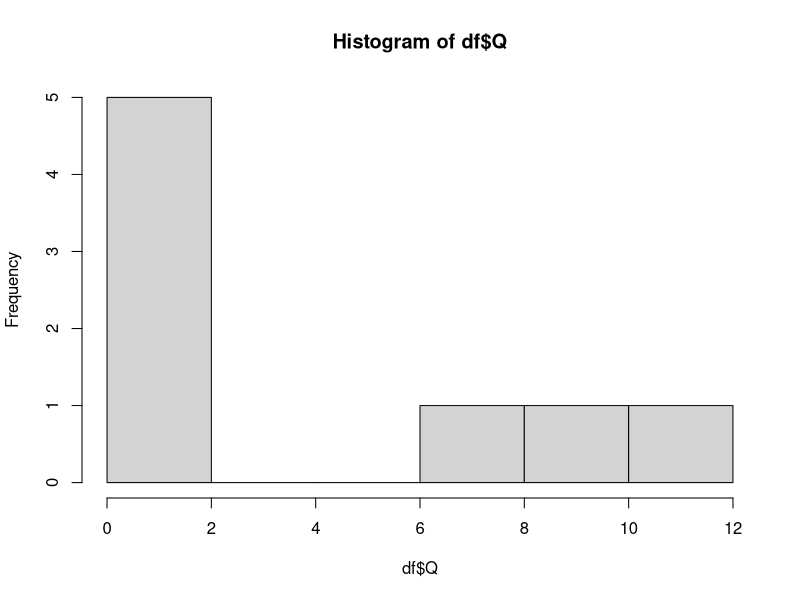
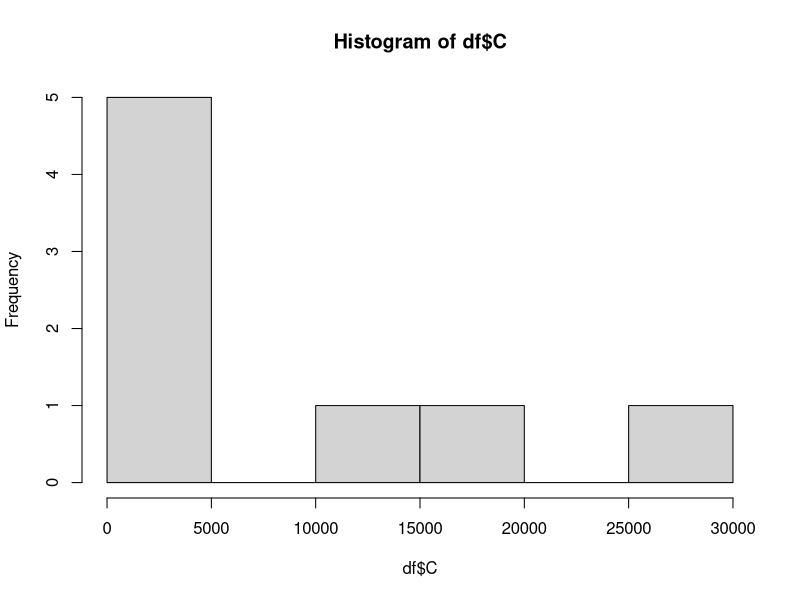
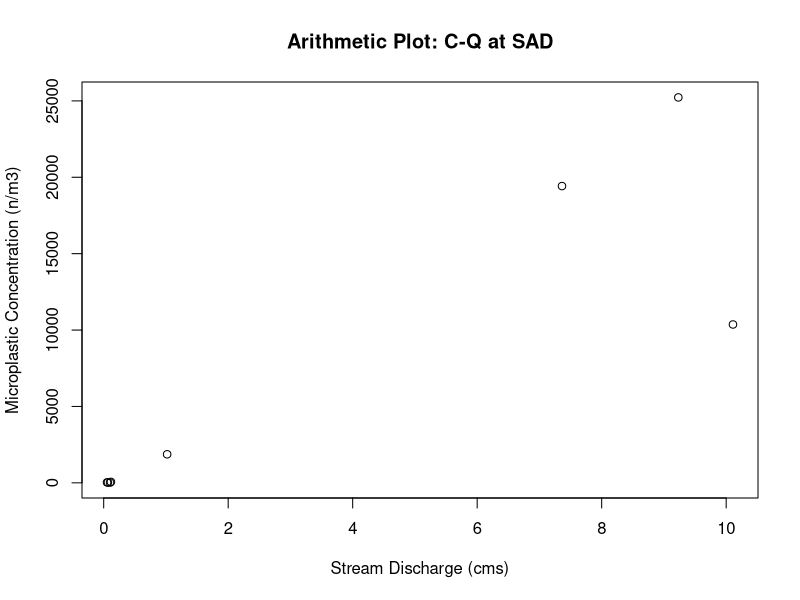
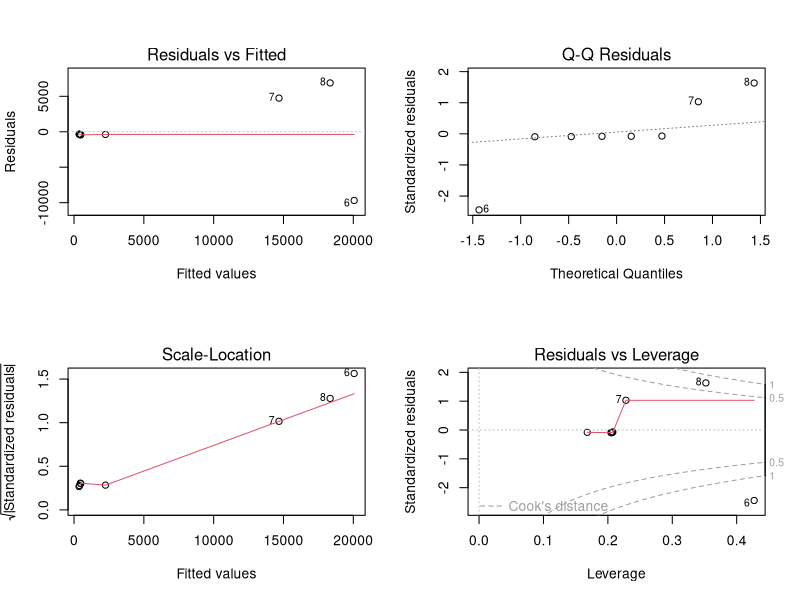
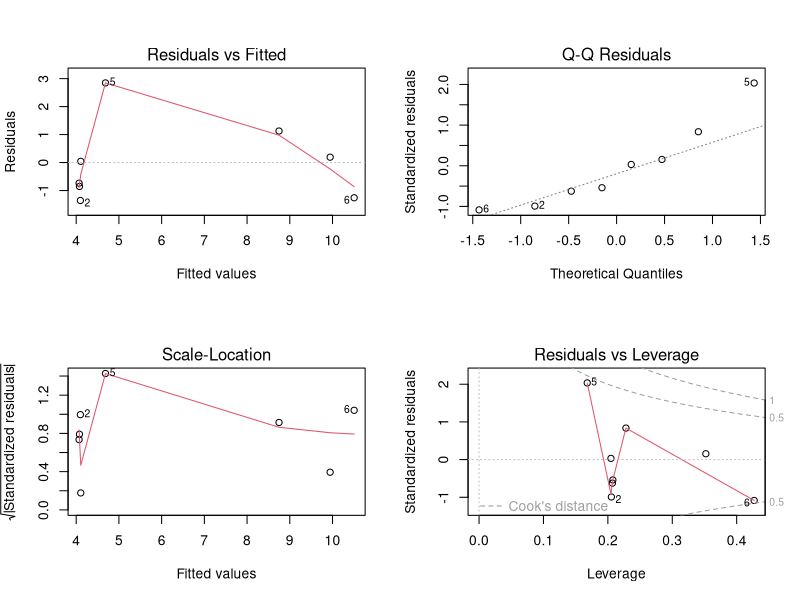
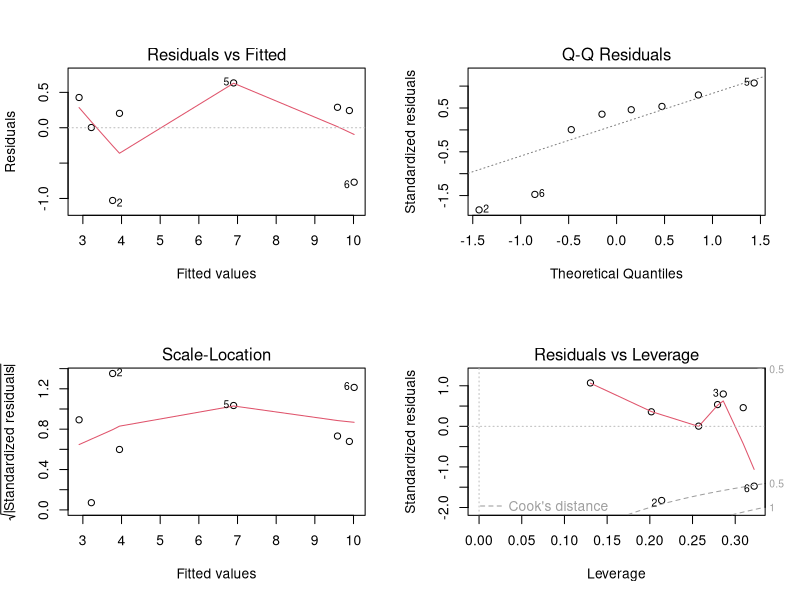
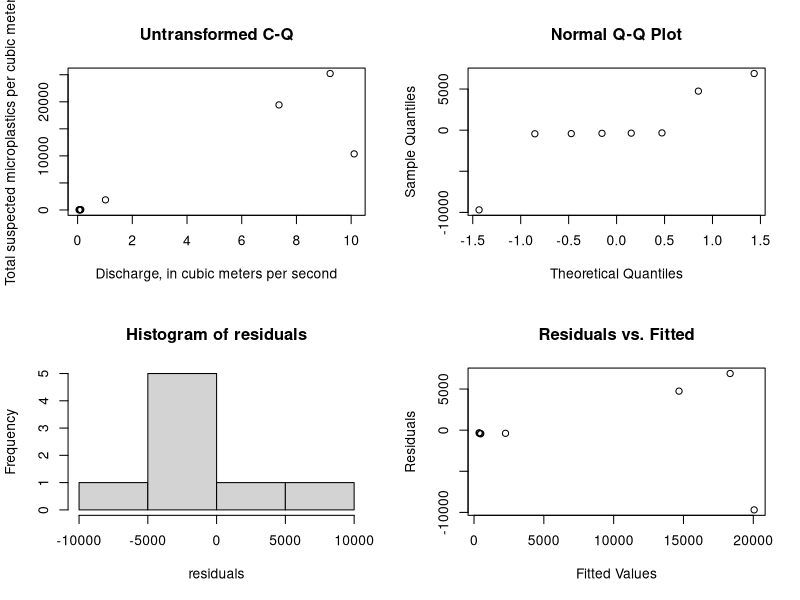
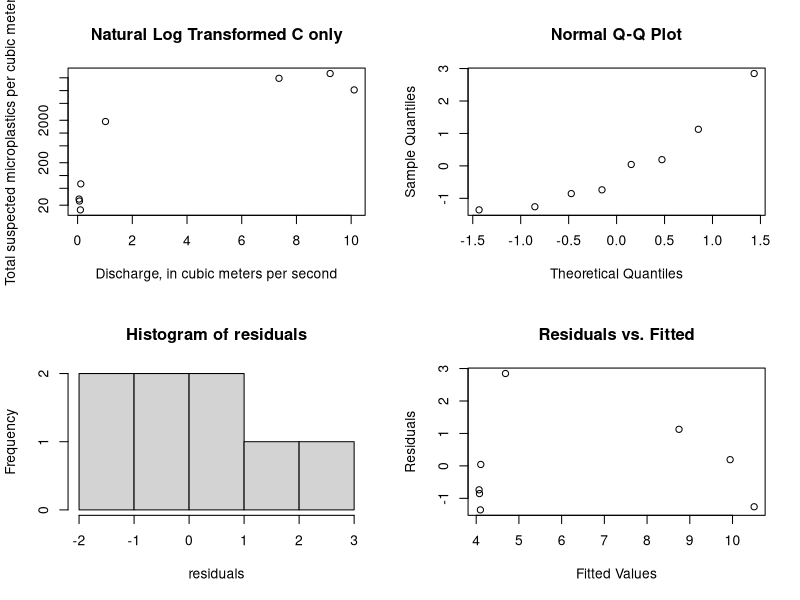

The R script that drew these images, in order:
###Clear the R environment
rm(list=ls());graphics.off();cat("\f");
library(ggplot2)
library(scales)
library(lmtest)
library(car)
library(boot)
# SAD Sample data where LF and SF-1 has been rescaled with Kooi et al. 2021 freshwater alpha = 2.64; CF = 1.583433109)
C <- c(25.07730498, # rescaled LL 300um to 250um
       15.51426601, # rescaled LL 300um to 250um
       27.91579499, # rescaled LL 300um to 250um
       63.44508674, # rescaled LL 300um to 250um
       1867.65604,  # rescaled LL 300um to 250um
              10365.90909,
              19424.24242,
              25228.31050)
Q <- c(0.0679604,
       0.1019406,
       0.0538020,
       0.1160991,
       1.0194065,
       10.1091144,
       7.3623802,
       9.2312921)
df <- data.frame(Q,C)

#Test dataset for normality
shapiro.test(df$Q) #Null hypothesis is data is normally distributed
shapiro.test(df$C)#Null hypothesis is data is normally distributed
hist(df$Q)
hist(df$C)

#Plot data in arithmetic space to see if linear
plot(df,xlab = "Stream Discharge (cms)", ylab = "Microplastic Concentration (n/m3)", main = "Arithmetic Plot: C-Q at SAD")

#Create Linear Model and look at significance and residual plots
model <- lm(C ~ Q, data = df)
summary(model)
par(mfrow = c(2, 2))
# residual plots
plot(model) #Look for curvature, heteroskadasticity ....

# Test for normality in residuals of model
residuals<-resid(model) 
shapiro_xy <- shapiro.test(residuals) #Null hypothesis is data is normally distributed

# Perform the Non Constant Variance test
ncvTest_xy <- ncvTest(model) #Null hypothesis = homoscedasticity / No autocorrelation

#Print results
print("No Transformation")
cat("Test for normality of residuals:\n")
print(shapiro_xy)
cat("Test for constant variance of residuals:\n")
print(ncvTest_xy)

## If linear model is not a good fit/data is non-linear transform y, x, or both

###############################################################################
#Transform y only via ln(y)
##########################
#Create Model and look at significance and residual plots
model <- lm(log(C) ~ Q, data = df)
summary(model)
# residual plots
plot(model) #Look for curvature, heteroskadasticity ....

# Test for normality in residuals of model
residuals<-resid(model) 
shapiro_lny <- shapiro.test(residuals) #Null hypothesis is data is normally distributed

# Perform the Non Constant Variance test
ncvTest_lny <- ncvTest(model) #Null hypothesis = homoscedasticity / No autocorrelation

#Print results
print("Transform y only via ln(y)")
cat("Test for normality of residuals:\n")
print(shapiro_lny)
cat("Test for equal variance of residuals:\n")
print(ncvTest_lny)


###############################################################################
#Transform x and y  via ln()
##########################
#Create Model and look at significance and residual plots
model <- lm(log(C) ~ log(Q), data = df)
summary(model)
# residual plots
plot(model) #Look for curvature, heteroskadasticity ....

# Test for normality in residuals of model
residuals<-resid(model)
shapiro_lnxlny <- shapiro.test(residuals) #Null hypothesis is data is normally distributed

# Perform the Non Constant Variance test
ncvTest_lnxlny <- ncvTest(model) #Null hypothesis = homoscedasticity / No autocorrelation


#Print results
print("Transform x and y via ln()")
cat("Test for normality of residuals:\n")
print(shapiro_lnxlny)
cat("Test for equal variance of residuals:\n")
print(ncvTest_lnxlny)


###############################################################################
###############################################################################


####SUMMARY PLOTS AND STATS FOR ONE TYPE OF MODEL #####

#EX: Untransformed Model

par(mfrow = c(2, 2))
#Plot data in arithmetic space
plot(df, xlab="Discharge, in cubic meters per second",
     ylab="Total suspected microplastics per cubic meter", main="Untransformed C-Q")
#Model and look at significance and residual plots
model <- lm(C ~ Q, data = df)
summary(model)
#plot(model) Using below plots instead

# Test for normality in residuals of model
residuals<-resid(model)
qqnorm(residuals)
hist(residuals)
shapiro.test(residuals) #Null hypothesis is data is normally distributed

# Create a scatterplot of residuals vs. fitted values
plot(fitted(model), residuals, xlab = "Fitted Values", ylab = "Residuals", main = "Residuals vs. Fitted")
# Perform the Non Constant Variance test
ncvTest(model)

####SUMMARY PLOTS AND STATS FOR ONE TYPE OFMODEL #####

#EX: Natural Log C Transformed

par(mfrow = c(2, 2))
#Plot data in log-log space
plot(df, xlab="Discharge, in cubic meters per second",
     ylab="Total suspected microplastics per cubic meter", main="Natural Log Transformed C only", log = 'y')
#Model and look at significance and residual plots
model <- lm(log(C) ~ Q, data = df)
summary(model)
#plot(model) Using below plots instead

# Test for normality in residuals of model
residuals<-resid(model)
qqnorm(residuals)
hist(residuals)
shapiro.test(residuals) #Null hypothesis is data is normally distributed

# Create a scatterplot of residuals vs. fitted values
plot(fitted(model), residuals, xlab = "Fitted Values", ylab = "Residuals", main = "Residuals vs. Fitted")
# Perform the Non Constant Variance test
ncvTest(model)

####SUMMARY PLOTS AND STATS FOR ONE TYPE OFMODEL #####

#EX: Natural Log - Natural Log Transformed

par(mfrow = c(2, 2))
#Plot data in log-log space
plot(df, xlab="Discharge, in cubic meters per second",
     ylab="Total suspected microplastics per cubic meter", main="Natural Log Transformed C and Q", log = 'xy')
#Model and look at significance and residual plots
model <- lm(log(C) ~ log(Q), data = df)
summary(model)
#plot(model) #Using below plots instead

# Test for normality in residuals of model
residuals<-resid(model)
qqnorm(residuals)
hist(residuals)
shapiro.test(residuals) #Null hypothesis is data is normally distributed

# Create a scatterplot of residuals vs. fitted values
plot(fitted(model), residuals, xlab = "Fitted Values", ylab = "Residuals", main = "Residuals vs. Fitted")
# Perform the Non Constant Variance test
ncvTest(model)

###############################################################################
###############################################################################
# Model selected: #TYPE 3: Natural Log Transformed C and Q
model <- lm(log(C) ~ log(Q), data = df)
###############################################################################
###############################################################################
###AFTER MODEL SELECTION#######

#Bias Correction Selection Following Helschel & Hirsch 2002 and 2020
#regression equations fit in log space result in a bias when back transformed. 
#When the objective is to compute Loads by regressing and summing over the record 
#a correction must be applied because this method assumes the equation produces an estimate of the mean
# the sum of the means = the mean of the sum
# However, applying the regression in orginal units is violates this because the
#regression in original units is the an estimate of the median not the mean 
#the sum of the medians is not the median of the sum
#A sum of the median values will underestimate the sum of the mean.
#Therefore if unaccounted for this will underestimate the long-term mean load.

#Two bias correction methods are commonly employed
#Ferguson' Maximum Likelihood Estimation: residuals must be normally distributed (n > 30)
#Duan: Nonparametric Smearing (does not require normality; requires independence and homoscedastic)

#Our residuals are normally distributed
#Even though our sample size is less than 30,
#We will calculate both following H&H 2020 rcode

# For comparison calculate the mean of the observed concentrations
meanC <- mean(df$C) 
meanC

#calculate the mean of the y fitted values for each Q
yhat <-exp(model$fitted.values)
meanyhat <- mean(yhat) #compare mean of fitted values to mean observed concentrations
100*(meanC-meanyhat)/meanC #this is an underestimate of the mean of the observed data by ~1.5%

#Ferguson' Maximum Likelihood Estimation (MLE)

#calculate the MLE bias adj
sse <- sum(model$residuals^2)
sSquared <- sse / (length(model$residuals)-2)
biasAdj <- exp(0.5*sSquared)
biasAdj

#Apply MLE bias adj to yhat and check mean
ymle <-yhat*biasAdj
meanmle<-mean(ymle)
meanmle
100*(meanC-meanmle)/meanC #this is an overestimate of the mean of the observed data by ~-24%

##
#Duan's Smearing Estimate of the Bias Correction Adjustment

#calculate the smearing estiamte
smearAdj <- sum(exp(model$residuals))/length(model$residuals)
smearAdj

#Apply Smearing adj to yhat and check mean
ysmear <-yhat*smearAdj
meanysmear<-mean(ysmear)
meanysmear
100*(meanC-meanysmear)/meanC #this is an overestimate of the mean of the observed data by ~-15%

#####################################################

#Print summary
print(paste("Mean of Observations:", meanC))
print(paste("Mean of Fit:", meanyhat))
print(paste("MLE Adjustmented Mean:", meanmle))
print(paste("DuanAdjusted Mean:", meanysmear))

##Going with Duan Smearing Correction Adjustment Because
#1.) the sample size is less than 30 
#2.) the smear adjustment produces a closer estimate of mean than MLE adj

#####################################################

#####################################################
#calculating the confidence intervals
####################################################

#Confidence Intervals by bootstrapping (Non-parametric approach)
set.seed(123)  # for reproducibility
data <- data.frame(x=df$Q,
                   y=df$C)

# Define a function to fit the linear model and extract coefficients
fit_model <- function(data, indices) {
  bootmodel <- lm(log(y) ~ log(x), data = data[indices, ])
  return(coef(bootmodel))
}

# Set the number of bootstrap samples
num_bootstraps <- 10000

# Perform bootstrapping to get coefficient distributions
set.seed(123)  # for reproducibility
bootstrap_results <- boot(data, fit_model, R = num_bootstraps)

# Remove rows with missing values in the bootstrap results
bootstrap_results$t <- na.omit(bootstrap_results$t)

# Calculate confidence intervals for coefficients
confidence_intervals <- t(sapply(1:ncol(bootstrap_results$t), function(i) {
  quantile(bootstrap_results$t[, i], probs = c(0.025, 0.975))
}))

# Create a matrix of coefficient names and confidence intervals
coef_names <- names(coefficients(model))
coef_intervals <- data.frame(Coefficient = coef_names,
                             Lower_CI = confidence_intervals[, 1],
                             Upper_CI = confidence_intervals[, 2])

# Print and plot the confidence intervals
print(coef_intervals) # Using THIS ONE

#############################################
#confidence intervals (This is a parametric approach and therefore assumes normality)
confint(model, level = 0.95) 

#############################################
###Confidence Intervals For Plots

#Create Confidence intervals (Uncorrected)
nmodel<- data.frame(Q = seq(from = min(df$Q), to = max(df$Q), length= 100))
model_conf <- exp(predict(model, nmodel, type = "response", interval = "confidence",level=0.95))
nmodel <- cbind(nmodel,model_conf)
nmodel

#Create Confidence intervals (CORRECTED)
model_conf_cor <- model_conf*smearAdj
nmodel_cor<-cbind(nmodel,model_conf_cor)
nmodel_cor <- `colnames<-`(nmodel_cor,c('Q','fit_uncor','lwr_uncor','upr_uncor','fit_cor','lwr_cor','upr_cor'))
nmodel_cor

#Create Prediction intervals (Uncorrected)
pmodel<- data.frame(Q = seq(from = min(df$Q), to = max(df$Q), length= 100))
model_preds <- exp(predict(model, pmodel, type = "response", interval = "prediction",level=0.95))
pmodel <- cbind(pmodel,model_preds)
pmodel

#Create Prediction intervals (CORRECTED)
model_preds_cor <- model_preds*smearAdj
pmodel_cor<-cbind(pmodel,model_preds_cor)
pmodel_cor <- `colnames<-`(pmodel_cor,c('Q','fit_uncor','lwr_uncor','upr_uncor','fit_cor','lwr_cor','upr_cor'))
pmodel_cor


#Plot the uncorrected and corrected model and confidence intervals
plot <- ggplot()+ 
  geom_line(aes(x = Q, y = fit), col = "gray", data = pmodel)+
  geom_line(aes(x = Q, y = lwr), linetype=2, col = "green", data = nmodel)+
  geom_line(aes(x = Q, y = upr), linetype=2, col = "green", data = nmodel)+
  geom_line(aes(x = Q, y = lwr), linetype=2, col = "orange", data = pmodel)+
  geom_line(aes(x = Q, y = upr), linetype=2, col = "orange", data = pmodel)+
  geom_line(aes(x = Q, y = fit_cor), col = "black", data = pmodel_cor)+
  geom_line(aes(x = Q, y = lwr_cor), linetype=2, col = "blue", data = nmodel_cor)+
  geom_line(aes(x = Q, y = upr_cor), linetype=2, col = "blue", data = nmodel_cor)+
  geom_line(aes(x = Q, y = fit_cor), col = "transparent", data = pmodel_cor)+
  geom_line(aes(x = Q, y = lwr_cor), linetype=2, col = "purple", data = pmodel_cor)+
  geom_line(aes(x = Q, y = upr_cor), linetype=2, col = "purple", data = pmodel_cor)+
  geom_point(data = df, aes(x=Q, y=C))+
  ggtitle("MP Concentration-Discharge: SAD") +
  xlab("Discharge, in cubic meters per second") +
  ylab("Total suspected microplastics per cubic meter")
plot
plot    +scale_x_log10(breaks = trans_breaks("log10", function(x) 10^x),
                       labels = trans_format("log10", math_format(10^.x))) +
  scale_y_log10(breaks = trans_breaks("log10", function(x) 10^x),
                labels = trans_format("log10", math_format(10^.x))) +
  theme_bw()+
  annotate(geom="text", x=0.4, y=10000, label="Ln(Concentration)= 6.873 + 1.359 × Ln(Discharge)
       Duan Smearing Correction Adjustment = 1.134",
           color="black")

plot+ theme_bw()+
  annotate(geom="text", x=2.5, y=150000, label="Concentration = 1.134 x 965.6 × Discharge^1.359",
           color="black")


##Plot of Final
#Plot the uncorrected and corrected model and confidence intervals
plot <- ggplot()+ 
  geom_line(aes(x = Q, y = fit_cor), col = "black", data = pmodel_cor)+
  geom_line(aes(x = Q, y = lwr_cor), linetype=2, col = "blue", data = nmodel_cor)+
  geom_line(aes(x = Q, y = upr_cor), linetype=2, col = "blue", data = nmodel_cor)+
  geom_line(aes(x = Q, y = lwr_cor), linetype=2, col = "purple", data = pmodel_cor)+
  geom_line(aes(x = Q, y = upr_cor), linetype=2, col = "purple", data = pmodel_cor)+
  geom_point(data = df, aes(x=Q, y=C))+
  ggtitle("MP Concentration-Discharge: SAD (all Microplastics)") +
  xlab("Discharge, in cubic meters per second") +
  ylab("Microplastics, number per cubic meter")
plot
plot    +scale_x_log10(breaks = trans_breaks("log10", function(x) 10^x),
                       labels = trans_format("log10", math_format(10^.x))) +
  scale_y_log10(breaks = trans_breaks("log10", function(x) 10^x),
                labels = trans_format("log10", math_format(10^.x))) +
  annotate(geom="text", x=0.5, y=1, label="Ln(Concentration)= 6.873 + 1.359 × Ln(Discharge)
    Duan Smearing Correction Adjustment = 1.134",
           color="black")+
theme(
  legend.text = element_text(size = 12),      # Increase legend text size
  legend.title = element_text(size = 14),     # Increase legend title size
  axis.title.x = element_text(size = 14),     # Increase x-axis title size
  axis.title.y = element_text(size = 14),     # Increase y-axis title size
  axis.text.x = element_text(size = 12, color= "black"),       # Increase x-axis label size
  axis.text.y = element_text(size = 12, color = "black"),      # Increase y-axis label size
  plot.title = element_text(size = 16, face = "bold"), # Increase title size
  plot.subtitle = element_text(size = 12, face = "bold", hjust = 0, vjust = 1.5),
  axis.ticks.y = element_line(color = "black"))+
  annotate("rect", xmin = 15.5, xmax = 19.5, ymin = 0.035, ymax = 0.01, 
           fill = "white", color = "black") +  # Draw the white box with a black border
  annotate("text", x = 17.5, y = 0.02, label = "a", size = 6.5, fontface = "bold") 



plot+ theme_bw()+
  annotate(geom="text", x=2.5, y=60000, label="Concentration = 1.134 x 965.6 × Discharge^1.359",
           color="black")



